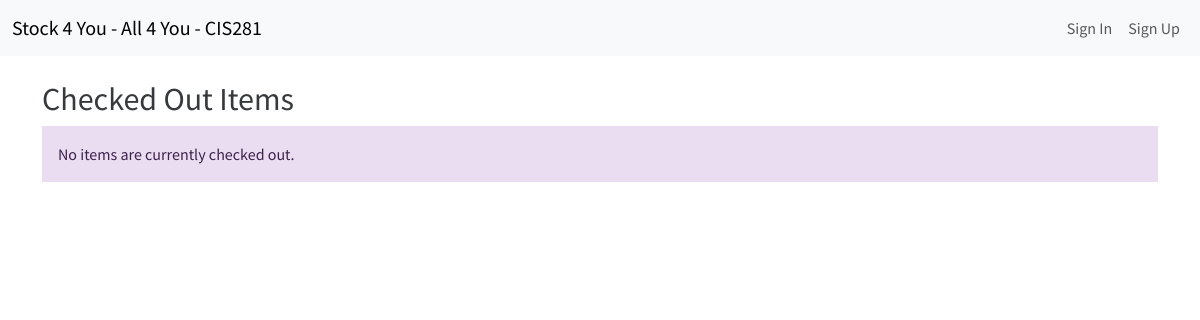
Before: /items-out/ with the older database file.
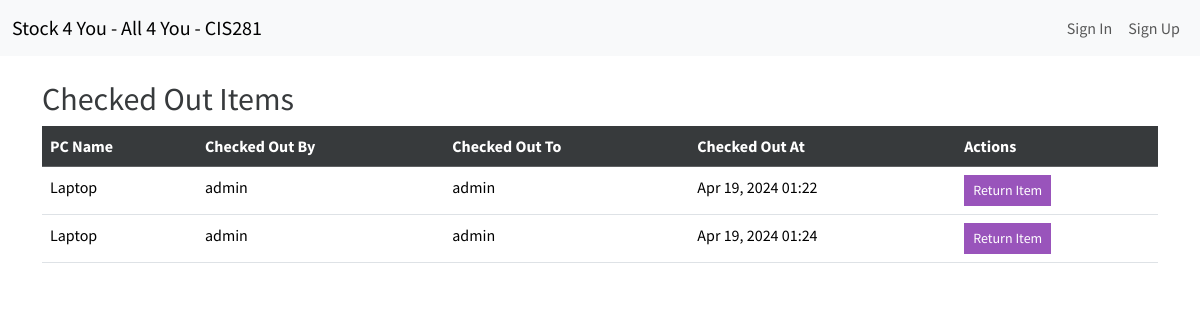
After: the same page with the newer database file.
### inventory/models.py (models this page shows, shortened)
class Checkout(models.Model):
    item = models.ForeignKey(InventoryItem, on_delete=models.CASCADE, related_name='checkouts')
    user = models.ForeignKey(User, on_delete=models.SET_NULL, null=True, related_name='checkouts')
    checked_out_at = models.DateTimeField(auto_now_add=True)
    checked_out_by = models.ForeignKey(User, on_delete=models.SET_NULL, null=True, related_name='checked_out_by_user')
    checked_out_to = models.ForeignKey(User, on_delete=models.SET_NULL, null=True, related_name='checked_out_to_user')

class InventoryItem(models.Model):
    pc_name = models.CharField(max_length=255)
    domain_user = models.CharField(max_length=200, blank=True, null=True)
    user = models.ForeignKey(User, on_delete=models.CASCADE)
    notes = models.TextField(blank=True, default='')
    department = models.ForeignKey(Location, on_delete=models.SET_NULL, null=True, blank=True)
    device_type = models.CharField(max_length=50, default='Laptop')
    costs = models.DecimalField(max_digits=8, decimal_places=2, default=0.00)
    new_computer = models.BooleanField(default=False)
    date_delivered = models.DateTimeField(blank=True, null=True, default=timezone.now)
    is_computer = models.BooleanField(default=False)  # True for computer, False for laptop
    has_dock = models.BooleanField(default=False)
    has_lcd = models.BooleanField(default=False)
    has_lcd2 = models.BooleanField(default=False)
    has_stand = models.BooleanField(default=False)
    has_keyboard = models.BooleanField(default=False)
    has_cd = models.BooleanField(default=False)
    serial_number = models.CharField(max_length=200)
    model_number = models.CharField(max_length=200)
    is_checked_out = models.BooleanField(default=False)
    last_checked_out_by = models.ForeignKey(User, related_name='last_checked_out_items', on_delete=models.SET_NULL, null=True, blank=True)
    last_checked_out_at = models.DateTimeField(null=True, blank=True)
    class Meta:
        permissions = [
            ("can_checkout_items", "Can check out items"),
        ]

### inventory/views.py (the view)
# urls.py: path('items-out/', list_checked_out_items, name='items_out_list'),  # List items that are checked out
def list_checked_out_items(request):
    checkouts = Checkout.objects.select_related('item', 'user').all()
    return render(request, 'inventory/itemsout.html', {'checkouts': checkouts})

### inventory/templates/inventory/itemsout.html
{% extends 'inventory/base.html' %}
{% load crispy_forms_tags %}
{% block content %}
<div class="container mt-4">
    <h2>Checked Out Items</h2>
    {% if checkouts.exists %}
    <table class="table table-hover">
        <thead class="table-dark">
            <tr>
                <th>PC Name</th>
                <th>Checked Out By</th>
                <th>Checked Out To</th>
                <th>Checked Out At</th>
                <th>Actions</th>
            </tr>
        </thead>
        <tbody>
            {% for checkout in checkouts %}
            <tr>
                <td>{{ checkout.item.pc_name }}</td>
                <td>{{ checkout.checked_out_by.username }}</td>
                <td>{{ checkout.checked_out_to.username }}</td>
                <td>{{ checkout.checked_out_at|date:"M d, Y H:i" }}</td>
                <td>
                    <a href="{% url 'return_item' checkout.item.id %}" class="btn btn-info btn-sm">Return Item</a>
                </td>
            </tr>
            {% endfor %}
        </tbody>
    </table>
    {% else %}
    <div class="alert alert-info">No items are currently checked out.</div>
    {% endif %}
</div>
{% endblock %}

### inventory/templates/inventory/base.html (shortened to what this page needs)
{% load static %}
<!DOCTYPE html>
<html lang="en">
<head>
    <link href="{% static 'css/bootstrap.min.css' %}" rel="stylesheet">
</head>
<body>
    {% include 'inventory/navagation.html' %}
    {% block content %}
    {% endblock %}
</body>
</html>

### inventory/templates/inventory/navagation.html (shortened to what this page needs)
<nav class="navbar navbar-expand-lg bg-light">
    <div class="container-fluid">
        <a class="navbar-brand" href="{% url 'index' %}">Stock 4 You - All 4 You - CIS281</a>
        <div class="collapse navbar-collapse justify-content-end" id="navbarNav">
            <ul class="navbar-nav">
                {% if user.is_authenticated %}
                    <li class="nav-item">
                        <a class="btn btn-link nav-link" style="border: none; background: none;" href="{% url 'items_out_list' %}">Items Out</a>
                    </li>
                    <li class="nav-item">
                        <a class="nav-link" href="#">{{ user.username }}</a>
                    </li>
                    <li class="nav-item">
                        <form action="{% url 'logout' %}" method="post" style="display: inline;">
                            {% csrf_token %}
                            <button type="submit" class="btn btn-link nav-link" style="border: none; background: none;">Sign Out</button>
                        </form>
                    </li>
                {% else %}
                    <li class="nav-item">
                        <a class="nav-link" href="{% url 'login' %}">Sign In</a>
                    </li>
                    <li class="nav-item">
                        <a class="nav-link" href="{% url 'signup' %}">Sign Up</a>
                    </li>
                {% endif %}
            </ul>
        </div>
    </div>
</nav>

Changed rows visible on the page:
added Checkout: item.pc_name "Laptop", checked_out_by.username "admin", checked_out_to.username "admin", checked_out_at "Apr 19, 2024 01:22"
added Checkout: item.pc_name "Laptop", checked_out_by.username "admin", checked_out_to.username "admin", checked_out_at "Apr 19, 2024 01:24"
Other visible differences:
text no longer shown: "No items are currently checked out."
text now shown: "PC Name Checked Out By Checked Out To Checked Out At Actions"
